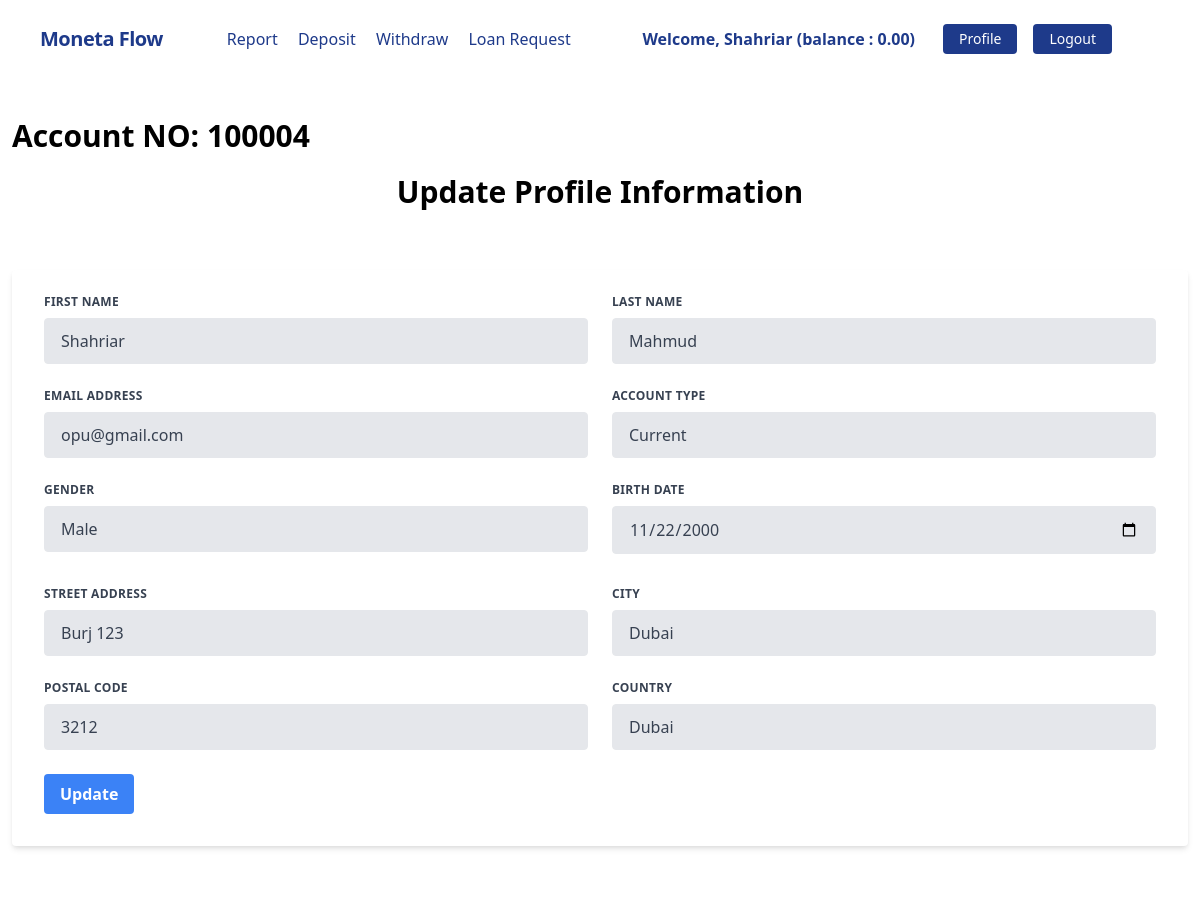
Page /accounts/profile/ (signed in) on the earlier database version.
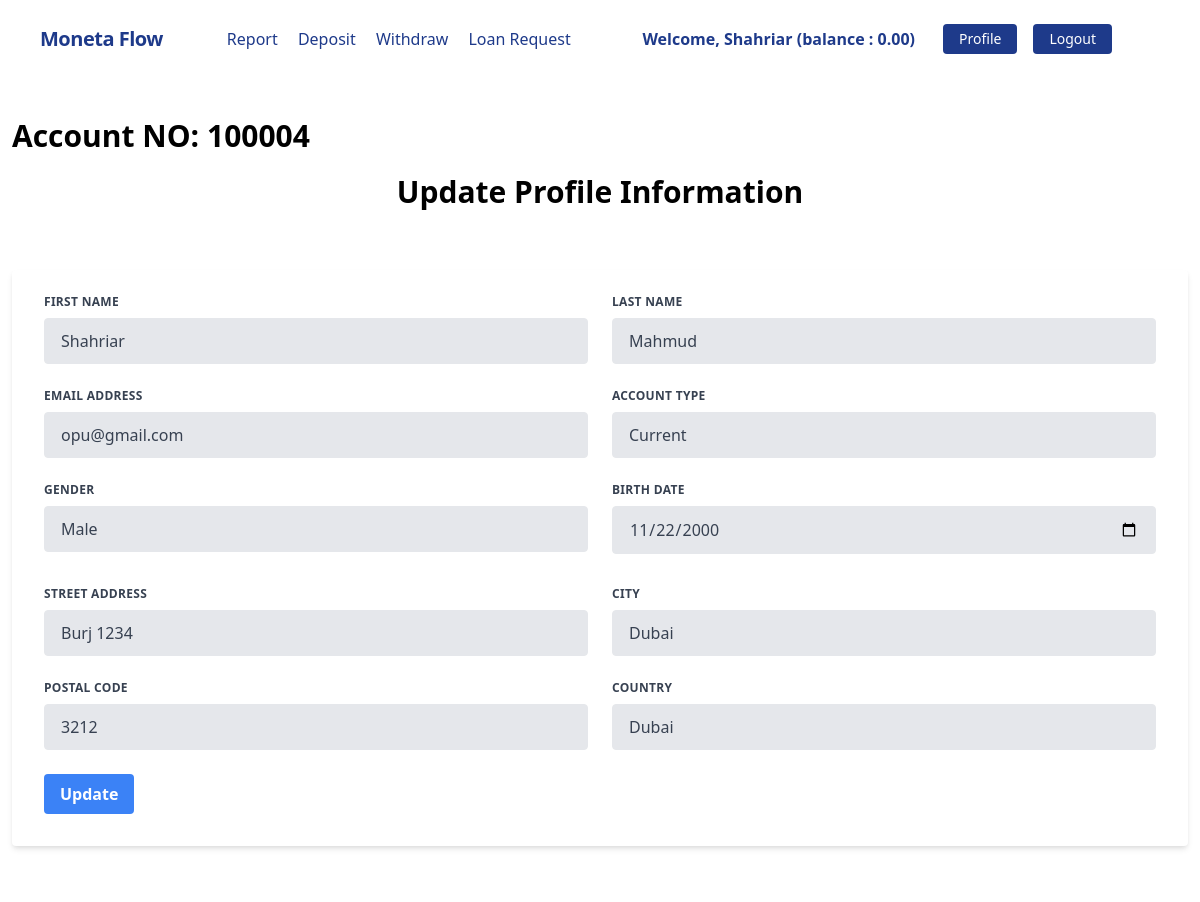
Same page on the later database version.
### accounts/models.py (models this page shows, shortened)
class UserBankAccount(models.Model):
    user = models.OneToOneField(User, related_name='account', on_delete=models.CASCADE)
    account_type = models.CharField(max_length=10, choices=ACCOUNT_TYPE)
    account_no = models.IntegerField(unique=True) # account no duijon user er kokhono same hobe na
    birth_date = models.DateField(null=True, blank=True)
    gender = models.CharField(max_length=10, choices=GENDER_TYPE)
    initial_deposite_date = models.DateField(auto_now_add=True)
    balance = models.DecimalField(default=0, max_digits=12, decimal_places=2) # ekjon user 12 digit obdi taka rakhte parbe, dui doshomik ghor obdi rakhte parben 1000.50

class UserAddress(models.Model):
    user = models.OneToOneField(User, related_name='address', on_delete=models.CASCADE)
    street_address = models.CharField(max_length=100)
    city = models.CharField(max_length= 100)
    postal_code = models.IntegerField()
    country = models.CharField(max_length=100)

### accounts/views.py (the view, shortened to what this page needs)
# urls.py: path('profile/', UserBankAccountUpdateView.as_view(), name='profile'),
class UserBankAccountUpdateView(View):
    template_name = 'accounts/profile.html'
    def get(self, request):
        form = UserUpdateForm(instance=request.user)
        return render(request, self.template_name, {'form': form})

### accounts/templates/accounts/profile.html (shortened to what this page needs)
{% extends 'base.html' %} {% load static %} {% block head_title %}Banking System{% endblock %} {% block body %}
<div class="bg-white px-3 py-4 rounded-xl my-6">
    <h4 class="font-bold text-3xl text-left pb-5">Account NO: {{request.user.account.account_no}}</h4>
    <h1 class="font-bold text-3xl text-center pb-5">Update Profile Information</h1>
    <div class="w-full mt-10">
        <form method="post" class="bg-white shadow-md rounded px-8 pt-6 pb-8 mb-4">
            <div class="flex flex-wrap -mx-3 mb-6">
                <div class="w-full md:w-1/2 px-3 mb-6 md:mb-0">
                    <label class="block uppercase tracking-wide text-gray-700 text-xs font-bold mb-2" for="{{ form.first_name.id_for_label }}">
                        {{ form.first_name.label }}
                    </label> {{ form.first_name }}
                </div>
                <div class="w-full md:w-1/2 px-3">
                    <label class="block uppercase tracking-wide text-gray-700 text-xs font-bold mb-2" for="{{ form.last_name.id_for_label }}">
                        {{ form.last_name.label }}
                    </label> {{ form.last_name }}
                </div>
            </div>
            <div class="flex flex-wrap -mx-3 mb-6">
                <div class="w-full md:w-1/2 px-3 mb-6 md:mb-0">
                    <label class="block uppercase tracking-wide text-gray-700 text-xs font-bold mb-2" for="{{ form.email.id_for_label }}">
                        {{ form.email.label }}
                    </label> {{ form.email }}
                </div>
                <div class="w-full md:w-1/2 px-3 mb-6 md:mb-0">
                    <label class="block uppercase tracking-wide text-gray-700 text-xs font-bold mb-2" for="{{ form.account_type.id_for_label }}">
                        {{ form.account_type.label }}
                    </label> {{ form.account_type }}
                </div>
            </div>
            <div class="flex flex-wrap -mx-3 mb-6">
                <div class="w-full md:w-1/2 px-3 mb-6 md:mb-0">
                    <label class="block uppercase tracking-wide text-gray-700 text-xs font-bold mb-2" for="{{ form.gender.id_for_label }}">
                        {{ form.gender.label }}
                    </label> {{ form.gender }}
                </div>
                <div class="w-full md:w-1/2 px-3 mb-6 md:mb-0">
                    <label class="block uppercase tracking-wide text-gray-700 text-xs font-bold mb-2" for="{{ form.birth_date.id_for_label }}">
                        {{ form.birth_date.label }}
                    </label> {{ form.birth_date }}
                </div>
            </div>
            <div class="flex flex-wrap -mx-3">
                <div class="w-full md:w-1/2 px-3 mb-6 md:mb-0">
                </div>
                <div class="w-full md:w-1/2 px-3 mb-6 md:mb-0">
                </div>
            </div>
            <div class="flex flex-wrap -mx-3 mb-6">
                <div class="w-full md:w-1/2 px-3 mb-6 md:mb-0">
                    <label class="block uppercase tracking-wide text-gray-700 text-xs font-bold mb-2" for="{{ form.street_address.id_for_label }}">
                        {{ form.street_address.label }}
                    </label> {{ form.street_address }}
                </div>
                <div class="w-full md:w-1/2 px-3">
                    <label class="block uppercase tracking-wide text-gray-700 text-xs font-bold mb-2" for="{{ form.city.id_for_label }}">
                        {{ form.city.label }}
                    </label> {{ form.city }}
                </div>
            </div>
            <div class="flex flex-wrap -mx-3 mb-6">
                <div class="w-full md:w-1/2 px-3 mb-6 md:mb-0">
                    <label class="block uppercase tracking-wide text-gray-700 text-xs font-bold mb-2" for="{{ form.postal_code.id_for_label }}">
                        {{ form.postal_code.label }}
                    </label> {{ form.postal_code }}
                </div>
                <div class="w-full md:w-1/2 px-3">
                    <label class="block uppercase tracking-wide text-gray-700 text-xs font-bold mb-2" for="{{ form.country.id_for_label }}">
                        {{ form.country.label }}
                    </label> {{ form.country }}
                </div>
            </div>
            <div class="flex items-center justify-between">
                <button class="bg-blue-500 hover:bg-blue-700 text-white font-bold py-2 px-4 rounded focus:outline-none focus:shadow-outline" type="submit">
                    Update
                </button>
            </div>
        </form>
    </div>
</div>
{% endblock %}

### core/templates/base.html (shortened to what this page needs)
<!DOCTYPE html>
<html lang="en">
<head>
    <link rel="stylesheet" href="https://unpkg.com/tailwindcss@2.0.1/dist/tailwind.min.css">
</head>
<body>
    {% include 'navbar.html' %}
        {% block body %}
        {% endblock %}
</body>
</html>

### core/templates/navbar.html (shortened to what this page needs)
<nav class="flex items-center justify-between flex-wrap bg-white p-6 px-10">
    <div class="flex items-center flex-shrink-0 text-white mr-6">
        <span class="font-semibold text-xl tracking-tight text-blue-900"><a href="/">Moneta Flow</a></span>
    </div>
    <div class="w-full block flex-grow lg:flex lg:items-center lg:w-auto px-10">
        {% if request.user.is_authenticated %}
            <div class="text-md lg:flex-grow">
                <a href="" class="block mt-4 lg:inline-block lg:mt-0 text-blue-900 hover:text-red-900 hover:font-black mr-4">
                    Report
                </a>
                <a href="" class="block mt-4 lg:inline-block lg:mt-0 text-blue-900 hover:text-red-900 hover:font-black mr-4">
                    Deposit
                </a>
                <a href="" class="block mt-4 lg:inline-block lg:mt-0 text-blue-900 hover:text-red-900 hover:font-black mr-4">
                    Withdraw
                </a>
                <a href="" class="block mt-4 lg:inline-block lg:mt-0 text-blue-900 hover:text-red-900 hover:font-black mr-4">
                    Loan Request
                </a>
            </div>
            <div class="flex w-auto">
                <div class="text-blue-900 my-auto font-black px-5">Welcome, {{ request.user.first_name }} (balance : {{request.user.account.balance}}) </div>
                <a href="{% url 'profile' %}" class="mx-2 inline-block font-medium text-sm px-4 py-2 leading-none bg-blue-900 rounded text-white border-white hover:border-transparent hover:text-dark hover:bg-red-700 mt-4 lg:mt-0">Profile</a>
                <form method="post" action="{% url 'logout' %}">
                <button type="submit" class="mx-2 inline-block font-medium text-sm px-4 py-2 leading-none bg-blue-900 rounded text-white border-white hover:border-transparent hover:text-dark hover:bg-red-700 mt-4 lg:mt-0">Logout</button>
                </form>
            </div>
        {% endif %}
    </div>
</nav>

Differences in the rows shown:
changed UserAddress "Dubai": street_address "Burj 123" → "Burj 1234"
